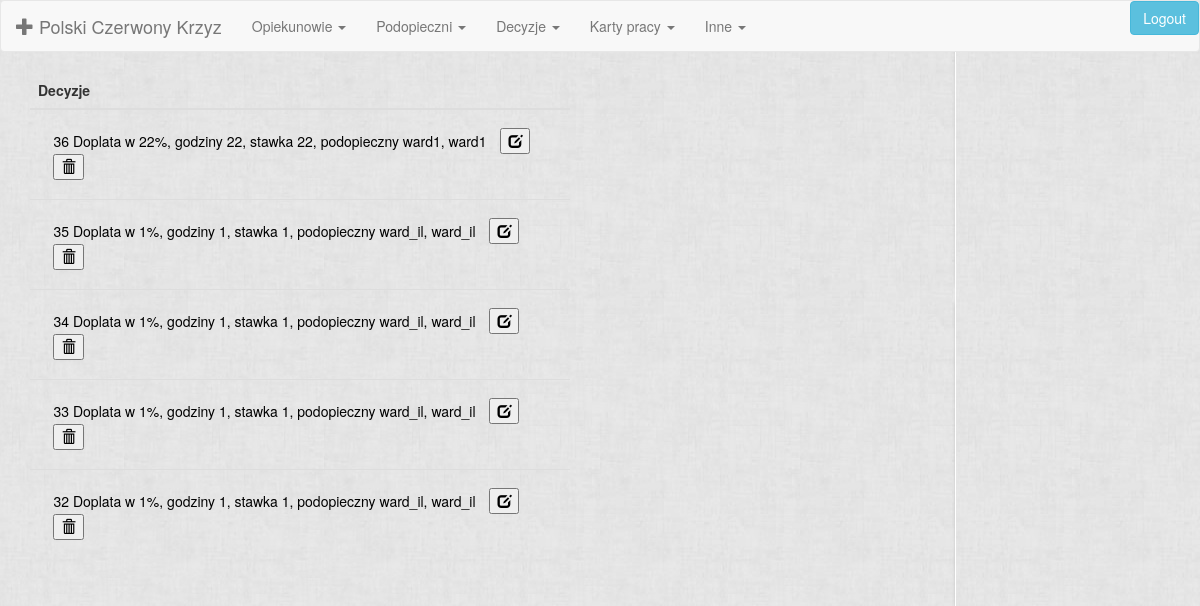
/care_point/decision/ (signed in), run on the app's committed database.
### care_point/models.py (models this page shows)
class Decision(models.Model):
    percent_payment = models.CharField(max_length=5)
    hours = models.CharField(max_length=4)
    charge = models.CharField(max_length=30)
    ward = models.ForeignKey(Ward, blank=True, null=True, on_delete=models.CASCADE)
    illness = models.ManyToManyField(Illness, blank=True)
    activity = models.ManyToManyField(Activity, blank=True)
    def __str__(self):
        return 'Doplata w {}%, godziny {}, stawka {}, podopieczny {}'.format(self.percent_payment, self.hours, self.charge, self.ward)

class Ward(models.Model):
    name = models.CharField(max_length=30)
    sname = models.CharField(max_length=30)
    pesel = models.CharField(max_length=15)
    def __str__(self):
        return '{}, {}'.format(self.name, self.sname)

### care_point/view/decision.py (the view)
# urls.py: url(r'^decision/(?P<ward_id>[0-9]+)/ward$', next_decision, name='next_decision'),
@login_required
def decision(request):
    decision = Decision.objects.all().order_by('id').reverse()
    return render(request, 'care_point/decision/decision.html', {'decision': decision})

### care_point/templates/care_point/decision/decision.html
{% extends 'care_point/base.html' %}
{%  block body %}
    {% if decision %}
        <div class="cols-sm-12 col-md-6">
            <div class="container-fluid">
                <table class="table table-hover">
                     <thead>
                        <tr>
                            <th>Decyzje</th>
                        </tr>
                     </thead>
                     <tbody>
                        {% for d in  decision %}
                                <tr>
                                    <td>
                                        <div class="object_display">
                                            <a href="{% url 'care_point:decision_details' d.id %}">{{ d.pk }} {{ d }} </a>
                                            <a href="{% url 'care_point:decision_update' d.id %}"><button type="button"><span class="glyphicon glyphicon-edit"></span></button></a>
                                            <a href="{% url 'care_point:decision_delete' d.id %}"><button type="button"><span class="glyphicon glyphicon-trash"></span></button></a>
                                        </div>
                                    </td>
                                </tr>
                        {% endfor %}
                     </tbody>
                </table>
            </div>
        </div>
    {% else %}
        <h3>Nie ma decyzji do wyswietlenia </h3>
    {% endif %}
{% endblock %}

### care_point/static/care_point/style.css (style rules this page uses)
body { background: whitesmoke url("images/gray-background.jpg"); }
.object_display { padding: 2%; }
.object_display a { text-decoration: none; color: #000; padding: 1%; }

### data on the page
Decision: pk "36", percent_payment+hours+charge "Doplata w 22%, godziny 22, stawka 22, podopieczny ward1, ward1"
Decision: pk "35", percent_payment+hours+charge "Doplata w 1%, godziny 1, stawka 1, podopieczny ward_il, ward_il"
Decision: pk "34", percent_payment+hours+charge "Doplata w 1%, godziny 1, stawka 1, podopieczny ward_il, ward_il"
Decision: pk "33", percent_payment+hours+charge "Doplata w 1%, godziny 1, stawka 1, podopieczny ward_il, ward_il"
Decision: pk "32", percent_payment+hours+charge "Doplata w 1%, godziny 1, stawka 1, podopieczny ward_il, ward_il"
